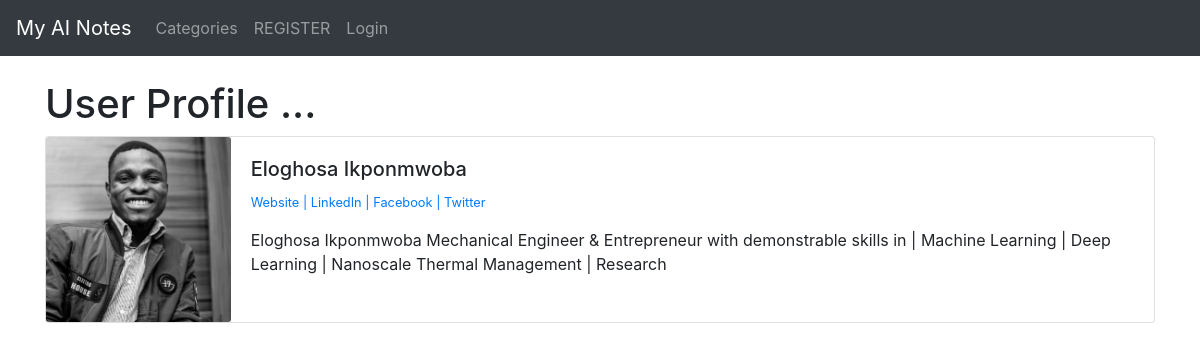
Screenshot of /members1/profile with the database file from the repository.
### theblog/models.py (models this page shows, shortened)
class Profile(models.Model):
    user = models.OneToOneField(User, null=True, on_delete=models.CASCADE)
    bio = models.TextField()
    profile_pic = models.ImageField(
        null=True, blank=True, upload_to="images/profile/")
    website = models.CharField(max_length=255, null=True, blank=True)
    linkedin = models.CharField(max_length=255, null=True, blank=True)
    facebook = models.CharField(max_length=255, null=True, blank=True)
    twitter = models.CharField(max_length=255, null=True, blank=True)

### members/views.py (the view)
# urls.py: path('<int:pk>/profile', views.ShowProfilePageView.as_view(), name='show_profile_page'),
class ShowProfilePageView(DetailView):
    model = Profile
    template_name ='registration/user_profile.html'
    def get_context_data(self, *args, **kwargs):
        context = super(ShowProfilePageView, self).get_context_data(*args, **kwargs)
        page_user = get_object_or_404(Profile, id=self.kwargs['pk'])
        context["page_user"] = page_user
        return context

### members/templates/registration/user_profile.html
{% extends 'base.html' %}
{% load static %}
{% block content %}
<h1>User Profile ...</h1>
<div class="card mb-3">
    <div class="row no-gutters">
        <div class="col-md-2">
{% if page_user.profile_pic %}
            <img src="{{ page_user.profile_pic.url}}"
            class="card-img">
{% else %}
             <img src="{% static 'theblog/images/profile_pic.png' %}"
            class="card-img">
{% endif %}
        </div>
        <div class="col-md-10">
            <div class="card-body">
                <h5 class="card-title">
                    {{page_user.user.first_name}}
                    {{page_user.user.last_name}}
                </h5>
                <p class="small text-muted">
                    {% if page_user.website %}
                    <a href="{{page_user.website}}">
                        Website | </a>
                    {% endif %}
                    {% if page_user.linkedin %}
                    <a href="{{page_user.linkedin}}">LinkedIn | </a>
                    {% endif %}
                    {% if page_user.facebook %}
                    <a href="{{page_user.facebook}}">Facebook | </a>
                    {% endif %}
                    {% if page_user.twitter %}
                    <a href="{{page_user.twitter}}">Twitter </a>
                    {% endif %}
                </p>
                <p class="card-text">{{page_user.bio}}</p>
            </div>
        </div>
    </div>
</div>
{% endblock %}

### rows the page displays
Profile: profile_pic (picture), user.first_name "Eloghosa", user.last_name "Ikponmwoba", bio "Eloghosa Ikponmwoba Mechanical Engineer & Entrepreneur with demonstrable skills in | Machine Learning | Deep Learning | Nanoscale Thermal Management | Research"
